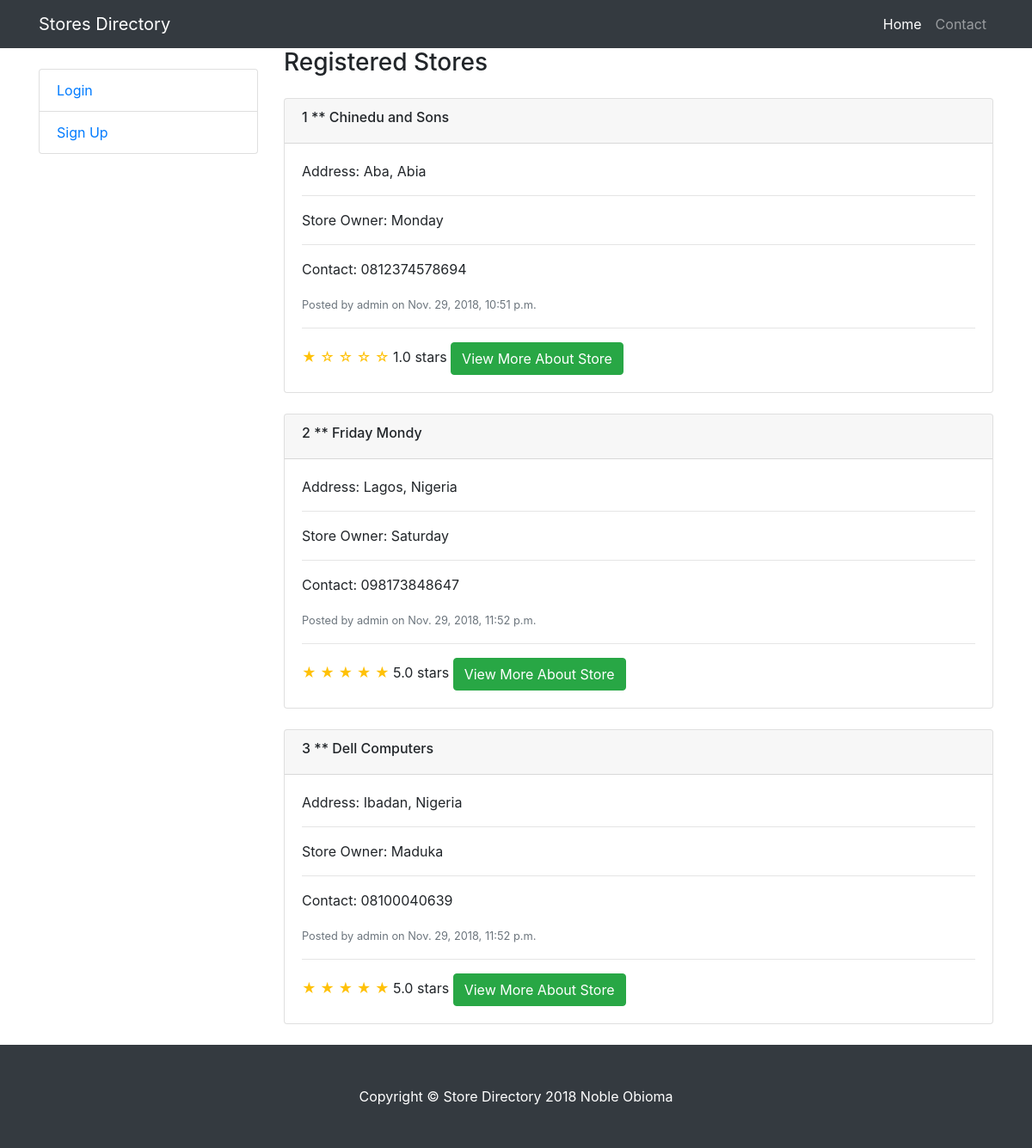
The page / on the database its author committed.
### pages/models.py (models this page shows, shortened)
class Store(models.Model):
    storename = models.CharField(max_length=200)
    storeaddress = models.CharField(max_length=200)
    storedetails = models.TextField(default='Empty')
    storeowner = models.CharField(max_length=200)
    contact = models.CharField(max_length=50)
    create_date = models.DateTimeField(default=datetime.datetime.now)
    stars = models.IntegerField(default=1, help_text='select 1-5 to rate')
    author = models.ForeignKey(settings.AUTH_USER_MODEL, on_delete=models.CASCADE,)

### pages/views.py (the view)
# urls.py: path('', views.IndexListView.as_view(), name='index'),
class IndexListView(ListView):
    model = Store
    template_name = 'pages/index.html'

### templates/pages/index.html (shortened to what this page needs)
{% extends 'base.html' %}
{% block content %}
<div class="collapse navbar-collapse" id="navbarResponsive">
  <ul class="navbar-nav ml-auto">
    <li class="nav-item active">
      <a class="nav-link" href="{% url 'index' %}">Home
      </a>
    <li class="nav-item">
      <a class="nav-link" href="{% url 'contact' %}">Contact</a>
    </li>
  </ul>
</div>
</div>
</nav>
<div class="container">
<div class="row">
<div class="col-lg-3">
  <div class="list-group">
    {% if user.is_authenticated %}
      <h2>Hi {{ user.username }}!</h2>
      <h5 class="">{{ user.email }}</h5>
      <a href="{% url 'newstore' %}" class="list-group-item">Create New Store</a>
      <a href="{% url 'logout' %}" class="list-group-item">Logout</a>
    {% else %}
    <a href="{% url 'login' %}" class="list-group-item">Login</a>
    <a href="{% url 'signup' %}" class="list-group-item">Sign Up</a>
    {% endif %}
  </div>
</div>
<div class="col-lg-9">
  <h3>Registered Stores</h3>
{% for store in object_list %}
  <div class="card card-outline-secondary my-4">
    <div class="card-header">
      <h6>{{store.pk}} ** {{ store.storename }}</h6>
    </div>
    <div class="card-body">
      <p>Address: {{ store.storeaddress }}</p>
      <hr>
      <p>Store Owner: {{ store.storeowner }}</p>
      <hr>
      <p>Contact: {{ store.contact }}</p>
      <small class="text-muted">Posted by {{ store.author }} on {{ store.create_date }}</small>
      <hr>
      {% if store.stars == 1 %}
        <span class="text-warning">&#9733; &#9734; &#9734; &#9734; &#9734;</span>
        1.0 stars
      {% elif store.stars == 2 %}
        <span class="text-warning">&#9733; &#9733; &#9734; &#9734; &#9734;;</span>
        2.0 stars
      {% elif store.stars == 3 %}
        <span class="text-warning">&#9733; &#9733; &#9733; &#9734; &#9734;</span>
        3.0 stars
      {% elif store.stars == 4 %}
        <span class="text-warning">&#9733; &#9733; &#9733; &#9733; &#9734;</span>
        4.0 stars
      {% elif store.stars == 5 %}
        <span class="text-warning">&#9733; &#9733; &#9733; &#9733; &#9733;</span>
        5.0 stars
      {% else %}
        <span class="text-warning">&#9734; &#9734; &#9734; &#9734; &#9734;</span>
        - stars
      {% endif %}
      <a href="{% url 'storedetail' store.pk %}" class="btn btn-success">View More About Store</a>
    </div>
  </div>
 {% endfor %}
</div>
</div>
</div>
{% endblock content %}

### templates/base.html (shortened to what this page needs)
<!DOCTYPE html>
{% load static %}
<html lang="en">
  <head>
    <link href="{% static 'vendor/bootstrap/css/bootstrap.min.css' %}" rel="stylesheet">
    <link href="{% static 'css/shop-item.css' %}" rel="stylesheet">
  </head>
  <body>
    <nav class="navbar navbar-expand-lg navbar-dark bg-dark fixed-top">
      <div class="container">
        <a class="navbar-brand" href="{% url 'index' %}">Stores Directory</a>
        {% block content %}
        {% endblock %}
    <footer class="py-5 bg-dark">
      <div class="container">
        <p class="m-0 text-center text-white">Copyright &copy; Store Directory 2018 Noble Obioma</p>
      </div>
    </footer>
  </body>
</html>

### static/css/shop-item.css (style rules this page uses)
body { padding-top: 54px; }
@media (min-width: 992px) { body { padding-top: 56px; } }

### rows shown on the page
Store: pk "1", storename "Chinedu and Sons", storeaddress "Aba, Abia", storeowner "Monday", contact "0812374578694", author "admin", create_date "Nov. 29, 2018, 10:51 p.m.", stars "1.0 stars"
Store: pk "2", storename "Friday Mondy", storeaddress "Lagos, Nigeria", storeowner "Saturday", contact "098173848647", author "admin", create_date "Nov. 29, 2018, 11:52 p.m.", stars "5.0 stars"
Store: pk "3", storename "Dell Computers", storeaddress "Ibadan, Nigeria", storeowner "Maduka", contact "08100040639", author "admin", create_date "Nov. 29, 2018, 11:52 p.m.", stars "5.0 stars"
